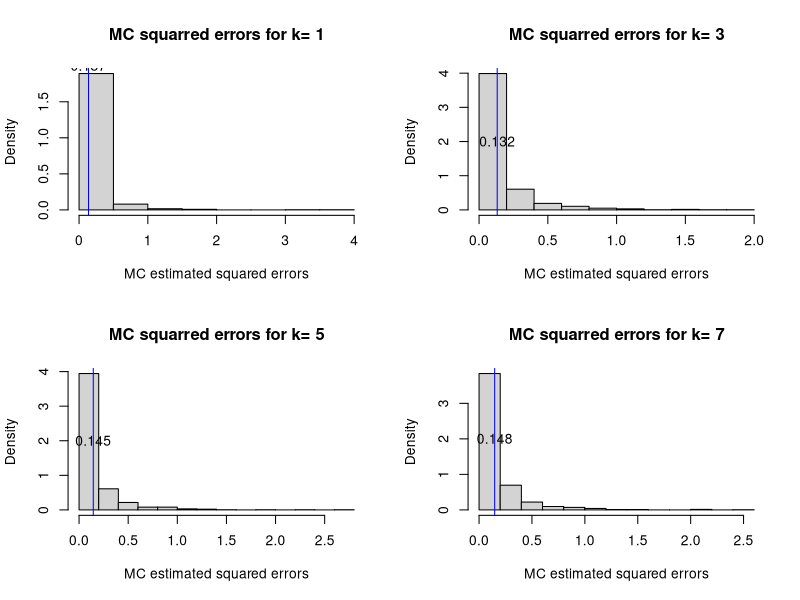
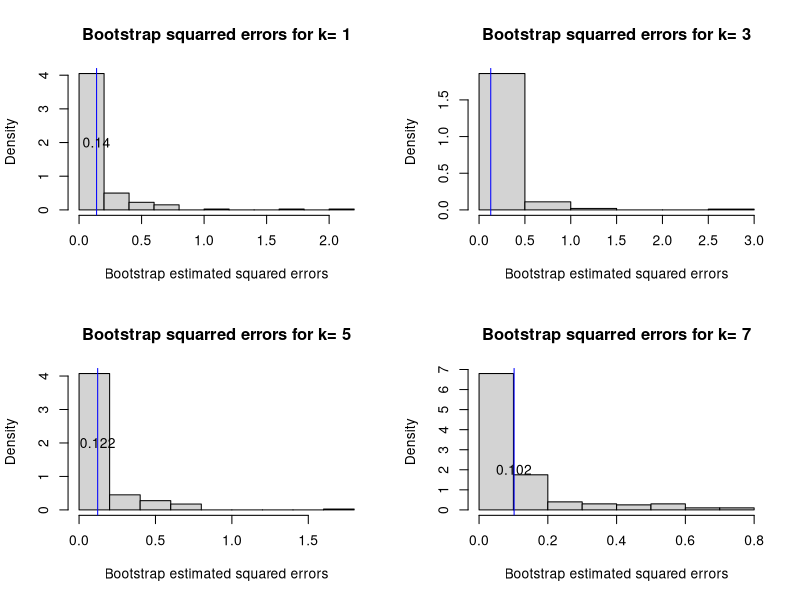
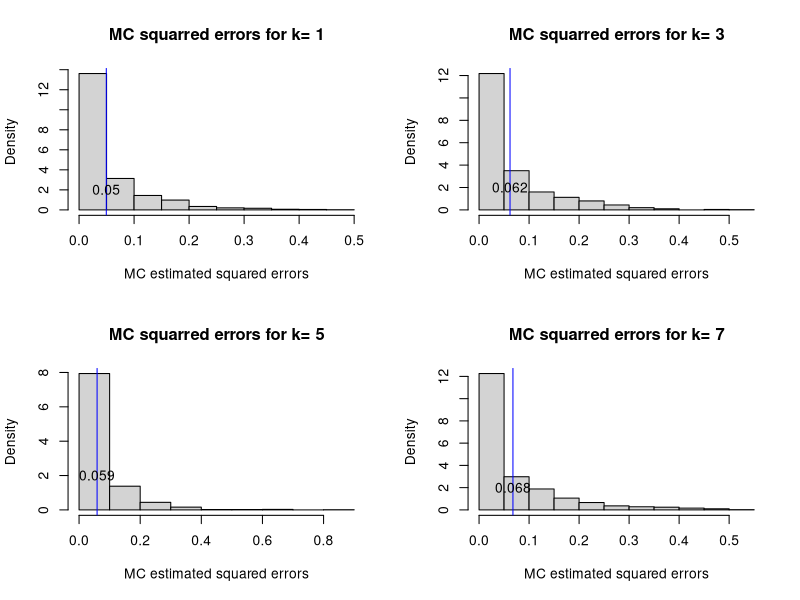
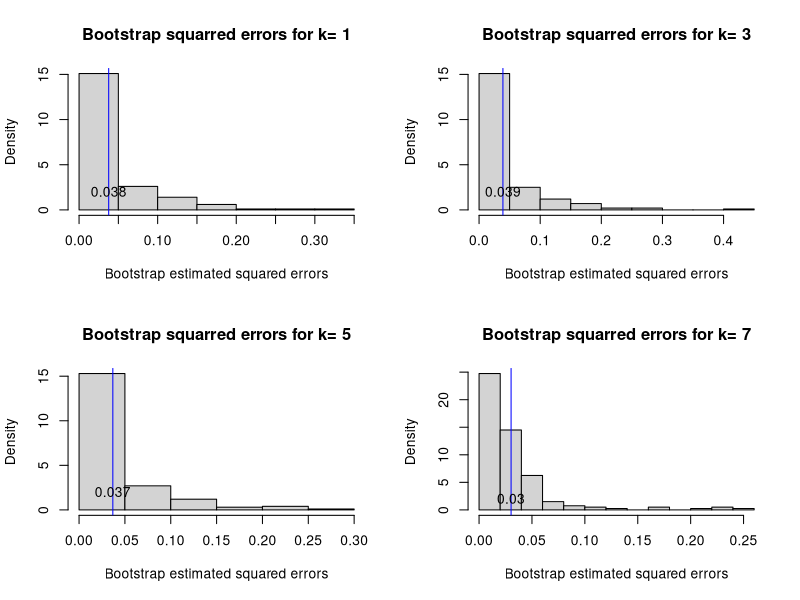

Source code (R) for these figures, in order:
## 1 
n = 20; mu = 0; 
kseq = c(1,3,5,7)
nMC = 1000 #Monte Carlo sample size, i.e. number of trimmed means;
tmean = matrix(0, nMC, length(kseq))
#each column corresponds to a k, with 1000 Monte-Carlo trimmed means.
for (k in 1:length(kseq)){
  for (i in 1:nMC){
    sym = rcauchy(n)
    OStat = sort(sym)
    tmean[i,k] = median(OStat[((kseq[k]+1):(n-kseq[k]))])
  }
}

MSE_MC = apply(tmean, 2, function(v) mean((v - mu)^2))
MSE_MC
squerr_MC = (tmean - mu)^2

par(mfrow = c(2,2))
for (k in 1:length(kseq)){
  hist(squerr_MC[,k], prob = TRUE, main = paste('MC squarred errors for k=',kseq[k]),xlab ="MC estimated squared errors")
  abline(v = MSE_MC[k], col = 'blue')
  text(MSE_MC[k], 2, labels = round(MSE_MC[k],3))
}

X = rcauchy(n)
B = 200
Vec = matrix(0, B, length(kseq))
OneSym = rcauchy(n)
TrueMu = median(OneSym)
for (k in 1:length(kseq)){
  for (i in 1:B){
    bsample = sample(OneSym, n, replace = TRUE)
    OStat = sort(bsample)
    Vec[i,k] = median(OStat[((kseq[k]+1):(n-kseq[k]))])
  }
}

MSE_Bt = sapply(1:length(kseq), function(k) mean((Vec[,k] - TrueMu)^2))
MSE_Bt
squerr_Bt = sapply(1:length(kseq), function(k) (Vec[,k] - TrueMu)^2)

par(mfrow = c(2,2))
for (k in 1:length(kseq)){
  hist(squerr_Bt[,k], prob = TRUE, main = paste('Bootstrap squarred errors for k=',kseq[k]),xlab ="Bootstrap estimated squared errors")
  abline(v = MSE_Bt[k], col = 'blue')
  text(MSE_Bt[k], 2, labels = round(MSE_Bt[k],3))
}

## 2 
n = 20; mu = 0; 
kseq = c(1,3,5,7)
nMC = 1000 #Monte Carlo sample size, i.e. number of trimmed means;
tmean = matrix(0, nMC, length(kseq))
#each column corresponds to a k, with 1000 Monte-Carlo trimmed means.
for (k in 1:length(kseq)){
  for (i in 1:nMC){
    sym = rlnorm(n)
    OStat = sort(sym)
    tmean[i,k] = mean(log(OStat[((kseq[k]+1):(n-kseq[k]))]))
  }
}

MSE_MC = apply(tmean, 2, function(v) mean((v - mu)^2))
MSE_MC
squerr_MC = (tmean - mu)^2

par(mfrow = c(2,2))
for (k in 1:length(kseq)){
  hist(squerr_MC[,k], prob = TRUE, main = paste('MC squarred errors for k=',kseq[k]),xlab ="MC estimated squared errors")
  abline(v = MSE_MC[k], col = 'blue')
  text(MSE_MC[k], 2, labels = round(MSE_MC[k],3))
}

B = 200
Vec = matrix(0, B, length(kseq))
OneSym = rlnorm(n)
TrueMu = mean(log(OneSym))
for (k in 1:length(kseq)){
  for (i in 1:B){
    bsample = sample(OneSym, n, replace = TRUE)
    OStat = sort(bsample)
    Vec[i,k] = mean(log(OStat[((kseq[k]+1):(n-kseq[k]))]))
  }
}

MSE_Bt = sapply(1:length(kseq), function(k) mean((Vec[,k] - TrueMu)^2))
MSE_Bt
squerr_Bt = sapply(1:length(kseq), function(k) (Vec[,k] - TrueMu)^2)

par(mfrow = c(2,2))
for (k in 1:length(kseq)){
  hist(squerr_Bt[,k], prob = TRUE, main = paste('Bootstrap squarred errors for k=',kseq[k]),xlab ="Bootstrap estimated squared errors")
  abline(v = MSE_Bt[k], col = 'blue')
  text(MSE_Bt[k], 2, labels = round(MSE_Bt[k],3))
}

